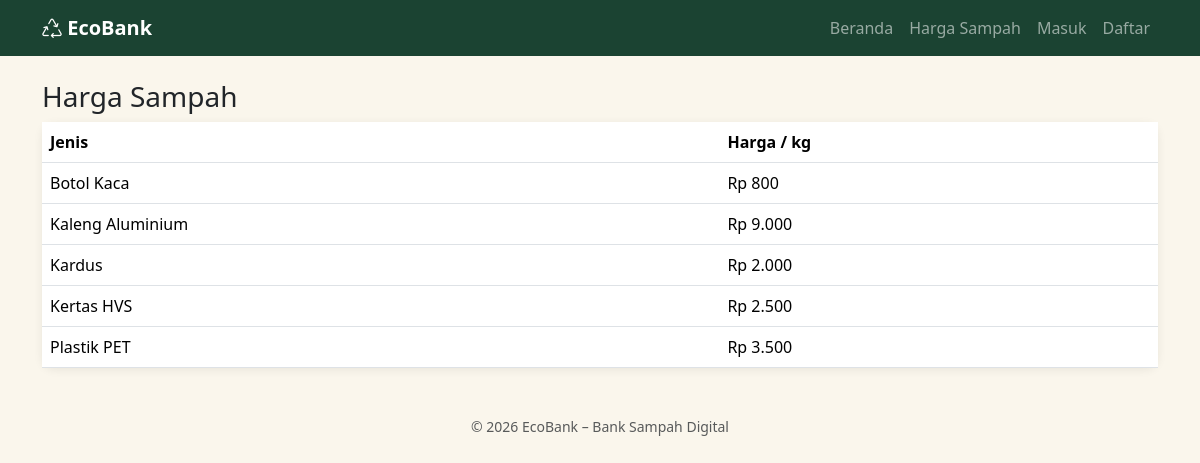
The app's page /waste-prices.php with its own data.
### tables this page shows
CREATE TABLE waste_types(id INT AUTO_INCREMENT PRIMARY KEY,name VARCHAR(80) NOT NULL,price_per_kg DECIMAL(12,2) NOT NULL,active TINYINT(1) NOT NULL DEFAULT 1);

### config/database.php (called while the page is built, shortened)
<?php
function e($s){return htmlspecialchars((string)$s,ENT_QUOTES,'UTF-8');}
function rp($n){return 'Rp '.number_format((float)$n,0,',','.');}

### waste-prices.php (the view)
<?php require 'config/database.php';$title='Harga Sampah';
$r=$pdo->query('SELECT * FROM waste_types WHERE active=1 ORDER BY name')->fetchAll();include 'includes/header.php';?>
<h3>Harga Sampah</h3><div class="card eco-card"><table class="table mb-0"><tr><th>Jenis</th><th>Harga / kg</th></tr>
<?php foreach($r as $x):?><tr><td><?=e($x['name'])?></td><td><?=rp($x['price_per_kg'])?></td></tr><?php endforeach;?></table></div>
<?php include 'includes/footer.php';

### includes/header.php (shortened to what this page needs)
<?php $u=$_SESSION['u']??null; $f=flash(); ?>
<!doctype html><html lang="id"><head><meta charset="utf-8"><meta name="viewport" content="width=device-width,initial-scale=1"><title><?=e($title??'EcoBank')?> - EcoBank</title>
<link href="https://cdn.jsdelivr.net/npm/bootstrap@5.3.3/dist/css/bootstrap.min.css" rel="stylesheet">
<link href="https://cdn.jsdelivr.net/npm/bootstrap-icons@1.11.3/font/bootstrap-icons.css" rel="stylesheet">
<link href="<?=BASE?>/assets/css/style.css" rel="stylesheet"></head><body>
<nav class="navbar navbar-expand-lg navbar-dark eco-nav"><div class="container"><a class="navbar-brand fw-bold" href="<?=BASE?>/"><i class="bi bi-recycle"></i> EcoBank</a>
<div class="collapse navbar-collapse" id="n"><ul class="navbar-nav ms-auto align-items-lg-center">
<?php
if(!$u)$l=['/'=>'Beranda','/waste-prices.php'=>'Harga Sampah','/auth/login.php'=>'Masuk','/auth/register.php'=>'Daftar'];
elseif($u['role']=='admin')$l=['/admin/dashboard.php'=>'Dashboard','/admin/waste-types.php'=>'Jenis Sampah','/admin/deposits.php'=>'Setoran','/admin/withdrawals.php'=>'Penarikan'];
elseif($u['role']=='officer')$l=['/officer/dashboard.php'=>'Verifikasi Setoran'];
else $l=['/user/dashboard.php'=>'Dashboard','/user/deposits.php'=>'Setoran','/user/wallet.php'=>'Dompet'];
foreach($l as $h=>$t)echo '<li class="nav-item"><a class="nav-link" href="'.BASE.$h.'">'.$t.'</a></li>';
?></ul></div></div></nav><main class="container py-4">

### includes/footer.php
</main><footer class="text-center text-muted py-4 small">&copy; <?=date('Y')?> EcoBank – Bank Sampah Digital</footer>
<script src="https://cdn.jsdelivr.net/npm/bootstrap@5.3.3/dist/js/bootstrap.bundle.min.js"></script></body></html>

### assets/css/style.css (style rules this page uses)
:root { --g1:#1b4332;--g2:#2d6a4f;--cream:#faf6ec }
body { background:var(--cream) }
.eco-nav { background:var(--g1) }
.eco-card { border:0;border-radius:.8rem;box-shadow:0 2px 10px rgba(0,0,0,.07) }

### records on screen
waste_types: name "Botol Kaca", price_per_kg "Rp 800"
waste_types: name "Kaleng Aluminium", price_per_kg "Rp 9.000"
waste_types: name "Kardus", price_per_kg "Rp 2.000"
waste_types: name "Kertas HVS", price_per_kg "Rp 2.500"
waste_types: name "Plastik PET", price_per_kg "Rp 3.500"

### other values on screen
$t "Beranda"
$t "Harga Sampah"
$t "Masuk"
$t "Daftar"
